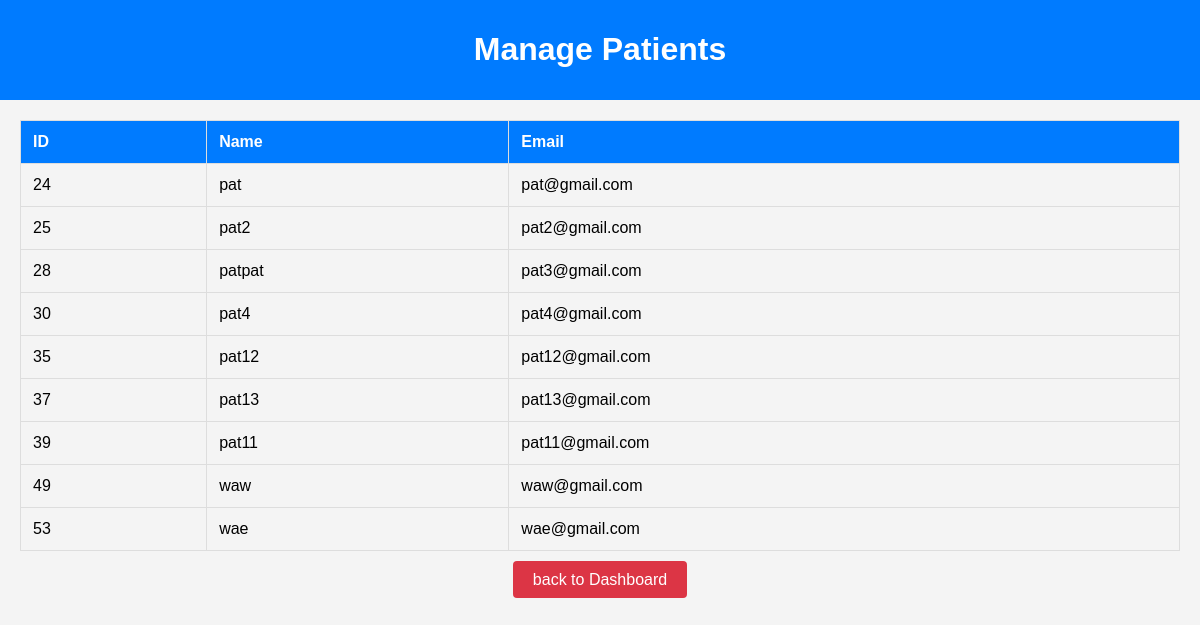
Page /doctor/manage_patients.php (signed in) on the earlier database version.
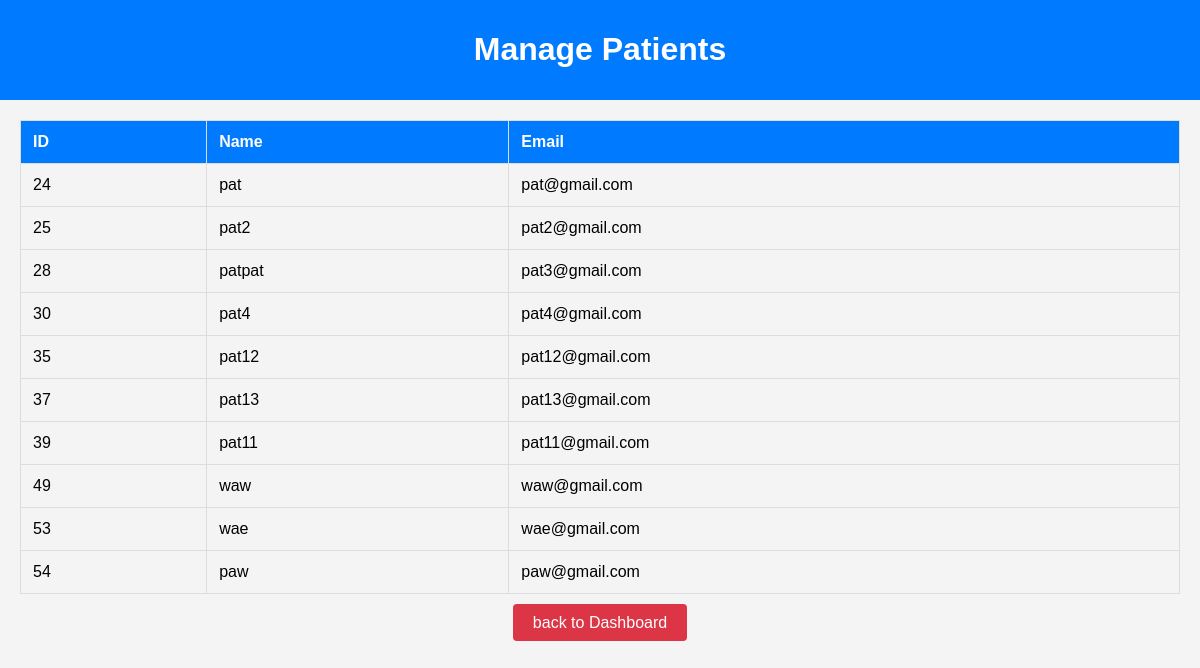
Same page on the later database version.
### tables this page shows
CREATE TABLE `users` (
  `id` int(11) NOT NULL,
  `name` varchar(255) NOT NULL,
  `email` varchar(255) NOT NULL,
  `email_verified` tinyint(1) DEFAULT 0,
  `password` varchar(255) NOT NULL,
  `user_type` enum('admin','doctor','patient') NOT NULL,
  `created_at` timestamp NOT NULL DEFAULT current_timestamp(),
  `updated_at` timestamp NOT NULL DEFAULT current_timestamp() ON UPDATE current_timestamp(),
  `image` varchar(255) DEFAULT 'default_images/default.jpg'
);

### doctor/manage_patients.php (the view, shortened to what this page needs)
<?php
include '../db.php';
$stmt = $pdo->prepare("SELECT id, name, email FROM users WHERE user_type = 'patient'");
$stmt->execute();
$patients = $stmt->fetchAll();
?>
<!DOCTYPE html>
<html lang="en">
<head>
</head>
<body>
<div class="navbar">
    <h1>Manage Patients</h1>
</div>
<div class="container">
    <table>
        <thead>
            <tr>
                <th>ID</th>
                <th>Name</th>
                <th>Email</th>
            </tr>
        </thead>
        <tbody>
            <?php foreach ($patients as $patient): ?>
                <tr>
                    <td><?php echo htmlspecialchars($patient['id']); ?></td>
                    <td><?php echo htmlspecialchars($patient['name']); ?></td>
                    <td><?php echo htmlspecialchars($patient['email']); ?></td>
                </tr>
            <?php endforeach; ?>
        </tbody>
    </table>
    <div class="logout">
        <a href="doctor_dashboard.php">back to Dashboard</a>
    </div>
</div>
</body>
</html>

### doctor/manage_patients.php (style rules this page uses)
body { font-family: Arial, sans-serif; background-color: #f4f4f4; margin: 0; padding: 0; }
.navbar { background-color: #007bff; padding: 10px; color: white; text-align: center; }
.container { padding: 20px; max-width: 1200px; margin: 0 auto; }
table { width: 100%; border-collapse: collapse; margin-bottom: 20px; }
table, th, td { border: 1px solid #ddd; }
th, td { padding: 12px; text-align: left; }
th { background-color: #007bff; color: white; }
.logout { display: block; text-align: center; margin-top: 20px; }
.logout a { background-color: #dc3545; color: white; padding: 10px 20px; border-radius: 4px; text-decoration: none; }

Differences in the rows shown:
added users: id "54", name "paw", email "paw@gmail.com"
